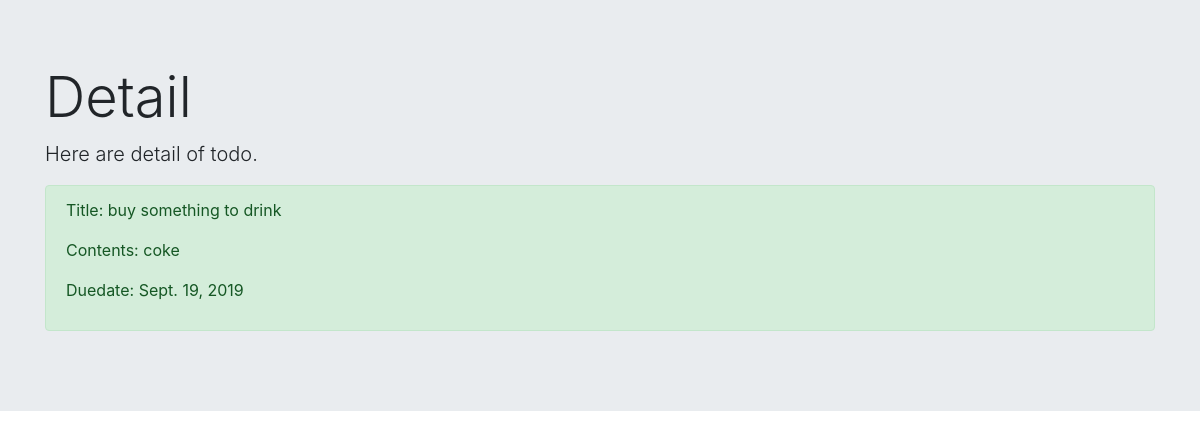
The page /detail/4 on the database its author committed.
### todo/models.py (models this page shows, shortened)
class TodoModel(models.Model):
    title = models.CharField(max_length=100)
    memo = models.TextField()
    priority = models.CharField(
        max_length=50,
        choices=PRIORITY
    )
    duedate = models.DateField()

### todo/views.py (the view)
# urls.py: path('detail/<int:pk>', TodoDetail.as_view(), name='detail'),
class TodoDetail(DetailView):
    template_name = 'detail.html'
    model = TodoModel

### templates/detail.html
{% extends 'base.html' %}
{% block header %}
<div class="jumbotron jumbotron-fluid">
  <div class="container">
  <h1 class="display-4">Detail</h1>
  <p class="lead">Here are detail of todo.</p>
</div>
{% endblock %}
{% block content %}
<div class ='container'>
<div class="alert alert-success" role="alert">
  <p>Title: {{object.title}}</p>
  <p>Contents: {{object.memo}}</p>
  <p>Duedate: {{object.duedate}}</p>
</div>
</div>
{% endblock content %}

### rows shown on the page
TodoModel: title "buy something to drink", memo "coke", duedate "Sept. 19, 2019"
